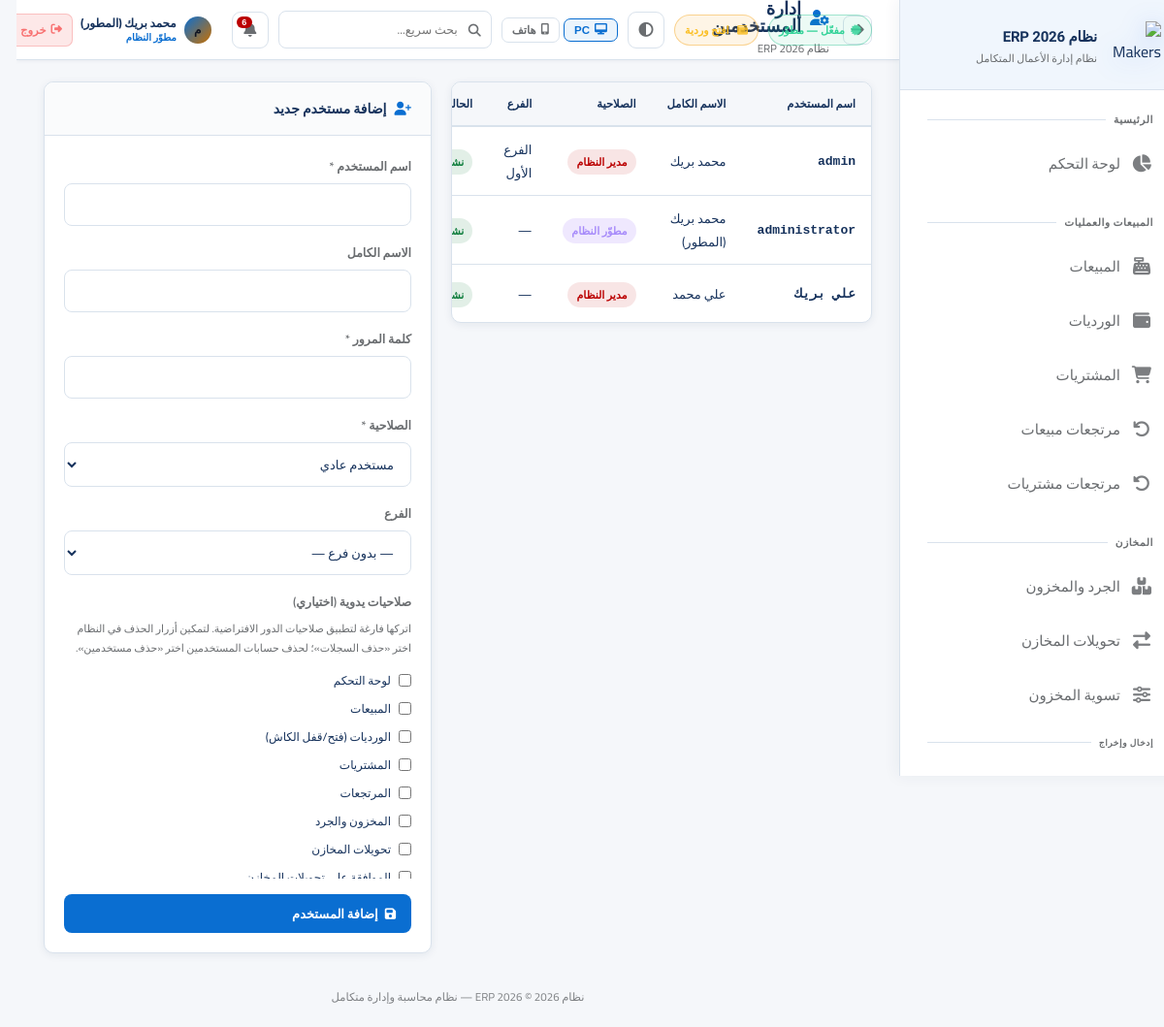
The app's page /settings/users (signed in) with its own data.
### app.py (models this page shows, shortened)
class AppSetting(db.Model):
    id = db.Column(db.Integer, primary_key=True)
    key = db.Column(db.String(80), unique=True, nullable=False)
    value = db.Column(db.Text)

class User(UserMixin, db.Model):
    id = db.Column(db.Integer, primary_key=True)
    username = db.Column(db.String(80), unique=True, nullable=False)
    password_hash = db.Column(db.String(256))
    full_name = db.Column(db.String(120))
    role = db.Column(db.String(20), default='user')  # developer, admin, manager, user
    branch_id = db.Column(db.Integer, db.ForeignKey('branch.id'))
    is_active = db.Column(db.Boolean, default=True)
    created_at = db.Column(db.DateTime, default=datetime.utcnow)
    last_seen = db.Column(db.DateTime, nullable=True)
    last_ip = db.Column(db.String(64), nullable=True)
    last_user_agent = db.Column(db.String(256), nullable=True)
    permissions = db.Column(db.Text)  # JSON list of permission keys; empty = استخدام صلاحيات الدور

class Branch(db.Model):
    id = db.Column(db.Integer, primary_key=True)
    name = db.Column(db.String(100), nullable=False)
    address = db.Column(db.String(200))
    phone = db.Column(db.String(20))
    is_active = db.Column(db.Boolean, default=True)
    users = db.relationship('User', backref='branch', lazy=True)
    warehouses = db.relationship('Warehouse', backref='branch', lazy=True)

### app.py (the view)
@app.route('/settings/users')
@login_required
@admin_required
def users():
    q = User.query
    if current_user.role != 'developer':
        q = q.filter(User.role != 'developer')
    users = q.order_by(User.id).all()
    branches = Branch.query.filter_by(is_active=True).all()
    return render_template(
        'users.html', users=users, branches=branches,
        default_perms_by_role=default_permissions_json_for_editor(current_user))

### templates/users.html (shortened to what this page needs)
{% extends 'base.html' %}
{% set block_icon = 'fas fa-user-cog' %}
{% block content %}
<div class="users-grid" style="display:grid;grid-template-columns:1fr 400px;gap:20px;align-items:start;">
<div class="card"><div class="table-container"><table>
    <thead><tr><th>اسم المستخدم</th><th>الاسم الكامل</th><th>الصلاحية</th><th>الفرع</th><th>الحالة</th><th></th></tr></thead>
    <tbody>
        {% for u in users %}
        <tr>
            <td style="font-weight:600;font-family:monospace;">{{ u.username }}</td>
            <td>{{ u.full_name or '—' }}</td>
            <td>
                {% if u.role == 'developer' %}<span class="badge badge-purple">مطوّر النظام</span>
                {% elif u.role == 'admin' %}<span class="badge badge-danger">مدير النظام</span>
                {% elif u.role == 'manager' %}<span class="badge badge-warning">مشرف</span>
                {% else %}<span class="badge badge-info">مستخدم</span>{% endif %}
            </td>
            <td>{{ u.branch.name if u.branch else '—' }}</td>
            <td><span class="badge {{ 'badge-success' if u.is_active else 'badge-secondary' }}">{{ 'نشط' if u.is_active else 'معطل' }}</span></td>
        </tr>
        {% endfor %}
    </tbody>
</table></div></div>
<div class="card">
    <div class="card-header"><div class="card-title"><i class="fas fa-user-plus"></i> إضافة مستخدم جديد</div></div>
    <div class="card-body">
        <form method="POST" action="{{ url_for('add_user') }}" id="addUserForm">
            <div class="form-group"><label class="form-label">اسم المستخدم *</label><input type="text" name="username" class="form-control" required></div>
            <div class="form-group"><label class="form-label">الاسم الكامل</label><input type="text" name="full_name" class="form-control"></div>
            <div class="form-group"><label class="form-label">كلمة المرور *</label><input type="password" name="password" class="form-control" required></div>
            <div class="form-group">
                <label class="form-label">الصلاحية *</label>
                <select name="role" class="form-control" required id="addUserRole">
                    <option value="user">مستخدم عادي</option>
                </select>
            </div>
            <div class="form-group">
                <label class="form-label">الفرع</label>
                <select name="branch_id" class="form-control">
                    <option value="">— بدون فرع —</option>
                </select>
            </div>
            <div class="form-group">
                <label class="form-label">صلاحيات يدوية (اختياري)</label>
                <small style="display:block;color:var(--text-muted);margin-bottom:8px;font-size:11px;">اتركها فارغة لتطبيق صلاحيات الدور الافتراضية. لتمكين أزرار الحذف في النظام اختر «حذف السجلات»؛ لحذف حسابات المستخدمين اختر «حذف مستخدمين».</small>
                <div style="display:grid;grid-template-columns:1fr;gap:6px;max-height:220px;overflow-y:auto;padding:4px 0;">
                    {% for key, label in permission_keys_edit %}
                    <label style="display:flex;align-items:center;gap:8px;font-size:12px;cursor:pointer;">
                        <input type="checkbox" name="perm" value="{{ key }}"> {{ label }}
                    </label>
                    {% endfor %}
                </div>
            </div>
            <button type="submit" class="btn btn-primary" style="width:100%;"><i class="fas fa-save"></i> إضافة المستخدم</button>
        </form>
    </div>
    </div>
</div>
{% endblock %}

### templates/base.html (shortened to what this page needs)
<!DOCTYPE html>
<html lang="ar" dir="rtl" data-theme="fiori" data-layout-default="{{ layout_max_width | default('1400px') }}">
<head>
    <link rel="stylesheet" href="https://cdnjs.cloudflare.com/ajax/libs/font-awesome/6.5.0/css/all.min.css">
    <link rel="stylesheet" href="{{ url_for('static', filename='css/style.css') }}">
</head>
<body>
<aside class="sidebar sidebar-enterprise" id="sidebar">
    <div class="sidebar-logo">
        <div class="logo-icon">
            <img src="{{ url_for('static', filename='img/logo-makers-erp-3d.png') }}" alt="Makers ERP">
        </div>
        <div class="logo-text">
            <div class="name">{{ app_brand_title | default('النظام المحاسبي الذكي ERP') }}</div>
            <div class="sub">نظام إدارة الأعمال المتكامل</div>
        </div>
    </div>
    <nav class="sidebar-nav" id="sidebarNav" style="display:flex;flex-direction:column;padding-bottom:8px;">
        <div class="nav-section">
            <div class="nav-label">الرئيسية</div>
            {% if can('dashboard') %}
            <a href="{{ url_for('dashboard') }}" class="nav-link {% if request.endpoint=='dashboard' %}active{% endif %}">
                <i class="fas fa-chart-pie"></i><span class="label">لوحة التحكم</span>
            </a>
            {% endif %}
        </div>
        {% if can('sales') or can('purchases') or can('returns') %}
        <div class="nav-section">
            <div class="nav-label">المبيعات والعمليات</div>
            {% if can('sales') %}
            <a href="{{ url_for('sales') }}" class="nav-link ">
                <i class="fas fa-cash-register"></i><span class="label">المبيعات</span>
            </a>
            {% endif %}
            {% if can('shifts') %}
            <a href="{{ url_for('shifts') }}" class="nav-link {% if 'shift' in (request.endpoint or '') %}active{% endif %}">
                <i class="fas fa-wallet"></i><span class="label">الورديات</span>
            </a>
            {% endif %}
            {% if can('purchases') %}
            <a href="{{ url_for('purchases') }}" class="nav-link {% if 'purchase' in (request.endpoint or '') and 'return' not in (request.endpoint or '') and 'report' not in (request.endpoint or '') %}active{% endif %}">
                <i class="fas fa-shopping-cart"></i><span class="label">المشتريات</span>
            </a>
            {% endif %}
            {% if can('returns') %}
            <a href="{{ url_for('sale_returns') }}" class="nav-link {% if request.endpoint in ['sale_returns','new_sale_return'] %}active{% endif %}">
                <i class="fas fa-undo"></i><span class="label">مرتجعات مبيعات</span>
            </a>
            <a href="{{ url_for('purchase_returns') }}" class="nav-link {% if request.endpoint in ['purchase_returns','new_purchase_return'] %}active{% endif %}">
                <i class="fas fa-undo-alt"></i><span class="label">مرتجعات مشتريات</span>
            </a>
            {% endif %}
        </div>
        {% endif %}
        {% if can('inventory') or can('transfers') or can('adjust_stock') %}
        <div class="nav-section">
            <div class="nav-label">المخازن</div>
            {% if can('inventory') %}
            <a href="{{ url_for('inventory') }}" class="nav-link {% if request.endpoint=='inventory' %}active{% endif %}">
                <i class="fas fa-boxes"></i><span class="label">الجرد والمخزون</span>
            </a>
            {% endif %}
            {% if can('transfers') %}
            <a href="{{ url_for('transfers') }}" class="nav-link {% if 'transfer' in (request.endpoint or '') %}active{% endif %}">
                <i class="fas fa-exchange-alt"></i><span class="label">تحويلات المخازن</span>
            </a>
            {% endif %}
            {% if can('adjust_stock') %}
            <a href="{{ url_for('adjust_stock') }}" class="nav-link {% if request.endpoint=='adjust_stock' %}active{% endif %}">
                <i class="fas fa-sliders-h"></i><span class="label">تسوية المخزون</span>
            </a>
            {% endif %}
            {% if can('inventory') %}
            <div class="nav-label" style="padding-top:10px;font-size:9px;">إدخال وإخراج</div>
            <a href="{{ url_for('inventory_memos_list') }}" class="nav-link ">
            </a>
            {% endif %}
        </div>
        {% endif %}
    </nav>
</aside>
<main class="main-content">
    <div class="topbar">
        <div style="display:flex;align-items:center;gap:14px;">
            <button type="button" onclick="history.back()" class="icon-btn" title="رجوع" style="font-size:15px;flex-shrink:0;"><i class="fas fa-arrow-right"></i></button>
            <div>
                <div class="page-title"><i class="{{ block_icon | default('fas fa-home') }}"></i>{% block page_title %}الرئيسية{% endblock %}</div>
                <div class="breadcrumb">{% block breadcrumb %}{{ app_brand_title }}{% endblock %}</div>
            </div>
        </div>
        <div class="topbar-right">
            {% if subscription_status %}
            <span class="sub-pill {% if subscription_status.kind in ('developer','permanent') %}ok{% elif subscription_status.kind in ('expired','none') %}bad{% else %}warn{% endif %}" title="حالة الاشتراك / الترخيص">
                <i class="fas fa-certificate" style="margin-left:6px;opacity:.85;"></i>{{ subscription_status.line }}
            </span>
            {% endif %}
            {% if current_open_shift %}
            <a href="{{ url_for('shift_detail', id=current_open_shift.id) }}" class="sub-pill ok" title="لديك وردية مفتوحة" style="text-decoration:none;">
                <i class="fas fa-wallet" style="margin-left:6px;opacity:.85;"></i> وردية مفتوحة
            </a>
            {% elif can('shifts') %}
            <a href="{{ url_for('open_shift') }}" class="sub-pill warn" title="لا توجد وردية مفتوحة" style="text-decoration:none;">
                <i class="fas fa-wallet" style="margin-left:6px;opacity:.85;"></i> افتح وردية
            </a>
            {% endif %}
            <button type="button" class="theme-toggle" onclick="erpToggleTheme()" title="تبديل الثيم (Fiori / فاتح / داكن)"><i class="fas fa-adjust"></i></button>
            <div class="erp-device-layout-tools" style="display:flex;align-items:center;gap:4px;flex-shrink:0;" title="وضع العرض — يُحفظ على هذا الجهاز فقط">
                <button type="button" id="btnLayoutPC" onclick="erpSetLayout('pc')" title="عرض PC"
                    style="display:flex;align-items:center;gap:5px;padding:5px 10px;border-radius:7px;font-size:11.5px;font-weight:700;
                           border:1px solid var(--border);background:transparent;color:var(--text-muted);cursor:pointer;transition:all .18s;">
                    <i class="fas fa-desktop"></i> PC
                </button>
                <button type="button" id="btnLayoutPhone" onclick="erpSetLayout('phone')" title="عرض هاتف"
                    style="display:flex;align-items:center;gap:5px;padding:5px 10px;border-radius:7px;font-size:11.5px;font-weight:700;
                           border:1px solid var(--border);background:transparent;color:var(--text-muted);cursor:pointer;transition:all .18s;">
                    <i class="fas fa-mobile-alt"></i> هاتف
                </button>
            </div>
            <div style="position:relative;" id="globalSearchWrapper">
                <div style="position:relative;">
                    <i class="fas fa-search" style="position:absolute;right:11px;top:50%;transform:translateY(-50%);color:var(--text-muted);font-size:13px;pointer-events:none;"></i>
                    <input type="text" id="globalSearchInput" placeholder="بحث سريع..." autocomplete="off"
                        style="width:220px;padding:7px 34px 7px 12px;background:rgba(255,255,255,.04);border:1px solid var(--border);
                               border-radius:8px;color:var(--text);font-family:Cairo,sans-serif;font-size:12.5px;transition:all .2s;"
                        onfocus="this.style.borderColor='var(--accent)';this.style.width='280px'"
                        onblur="setTimeout(()=>{this.style.borderColor='';this.style.width='220px';closeGlobalSearch()},200)">
                </div>
            </div>
            <div style="position:relative;" id="notifWrapper">
                <button class="notif-btn" onclick="toggleNotif()" title="الإشعارات">
                    <i class="fas fa-bell"></i>
                    <span class="notif-count" id="notifCount"></span>
                </button>
            </div>
            <div style="display:flex;align-items:center;gap:8px;padding:4px 10px;border-radius:10px;
                        background:rgba(255,255,255,.05);border:1px solid rgba(255,255,255,.09);
                        backdrop-filter:blur(12px);-webkit-backdrop-filter:blur(12px);flex-shrink:0;">
                <div style="width:28px;height:28px;border-radius:50%;background:linear-gradient(135deg,var(--accent),#c97000);
                            display:flex;align-items:center;justify-content:center;font-size:12px;font-weight:800;color:#0f1422;flex-shrink:0;">
                </div>
                <div style="line-height:1.3;min-width:0;">
                    <div style="font-size:12px;font-weight:700;color:var(--text);white-space:nowrap;overflow:hidden;text-overflow:ellipsis;max-width:100px;">
                        {{ current_user.full_name or current_user.username }}
                    </div>
                    <div style="font-size:10px;color:var(--accent);font-weight:600;">
                        {% if current_user.role=='developer' %}مطوّر النظام
                        {% elif current_user.role=='admin' %}مدير النظام
                        {% elif current_user.role=='manager' %}مشرف
                        {% else %}مستخدم{% endif %}
                    </div>
                </div>
                <a href="{{ url_for('logout') }}" title="تسجيل الخروج"
                   style="display:flex;align-items:center;gap:5px;padding:5px 10px;border-radius:7px;
                          background:rgba(239,68,68,.12);border:1px solid rgba(239,68,68,.25);
                          color:#f87171;font-size:11.5px;font-weight:700;text-decoration:none;white-space:nowrap;
                          transition:all .18s;flex-shrink:0;"
                   onmouseover="this.style.background='rgba(239,68,68,.22)';this.style.borderColor='rgba(239,68,68,.5)'"
                   onmouseout="this.style.background='rgba(239,68,68,.12)';this.style.borderColor='rgba(239,68,68,.25)'">
                    <i class="fas fa-sign-out-alt"></i> خروج
                </a>
            </div>
        </div>
    </div>
    <div class="content fade-in">
        {% block content %}{% endblock %}
    </div>
    <div class="app-footer-note">{{ app_brand_title }} © 2026 — نظام محاسبة وإدارة متكامل</div>
</main>
</body>
</html>

### records on screen
AppSetting: value "نظام ERP 2026"
User: full_name "محمد بريك (المطور)", username "administrator", role "مطوّر النظام"
User: username "admin", full_name "محمد بريك", role "مدير النظام", branch "الفرع الأول"
User: username "علي بريك", full_name "علي محمد", role "مدير النظام"

### other values on screen
{{ subscription_status.line }} "مفعّل — مطوّر"
{{ label }} "لوحة التحكم" "المبيعات" "الورديات (فتح/قفل الكاش)" "المشتريات" "المرتجعات" "المخزون والجرد" "تحويلات المخازن"
